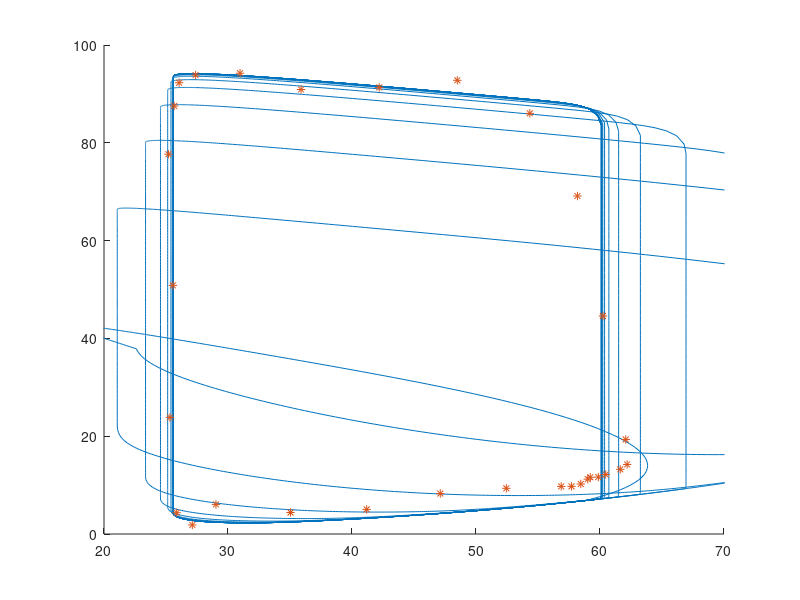
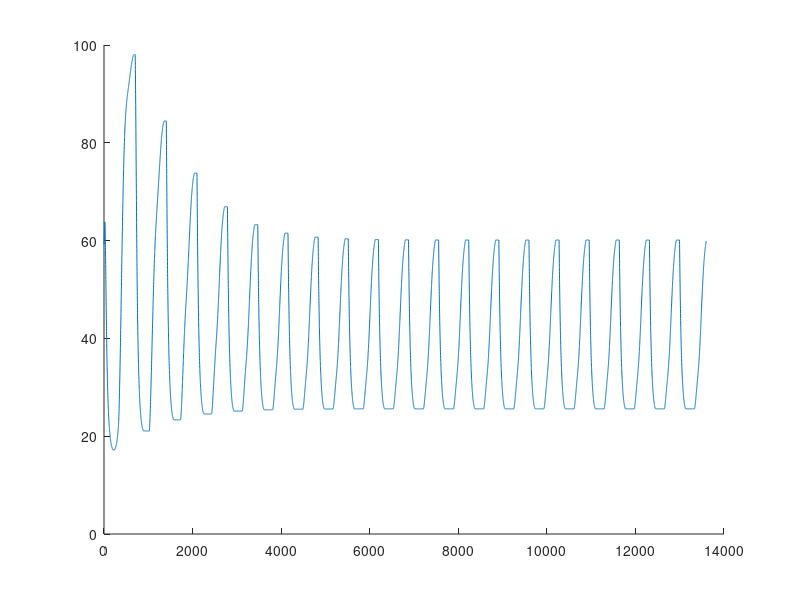
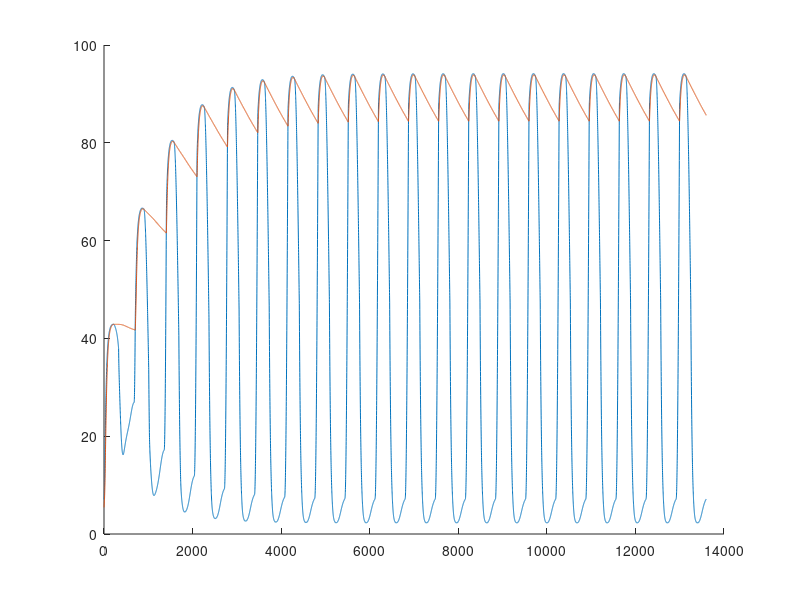

MATLAB code to generate these figures, in order:
clear
clc
close all
%%
load PVt_LV.txt
load PV_experiment.txt;

% PVt_LV = PVt_LV;
t = PVt_LV(:,1);
V_LV = PVt_LV(:,2);
P_LV = PVt_LV(:,3)*0.0075;

V_LV_experiment = PV_experiment(:,2);
P_LV_experiment = PV_experiment(:,3);

load PVt_art.txt
% PVt_art = PVt_art;
t = PVt_art(:,1);
V_art = PVt_art(:,2);
P_art = PVt_art(:,3)*0.0075;

figure
hold on
plot(V_LV,P_LV)
plot(V_LV_experiment,P_LV_experiment,'*')
xlim([20 70])



figure
hold on
plot(t,V_LV)

figure
hold on
plot(t,P_LV)
plot(t,P_art)



% load PVt_LV2019_2019_1_16_11_58.txt
% PVt_LV = PVt_LV2019_2019_1_16_11_58;
% load PVt_LV.txt
% t = PVt_LV(:,1);
% V = PVt_LV(:,2);
% P = PVt_LV(:,3);
% 
% figure
% hold on
% plot(t,V)
% plot(t,P*0.0075)
% 
% figure
% hold on
% plot(V,P*0.0075)
% xlim([30 130])
% ylim([0 130])
% plot(V,P)
